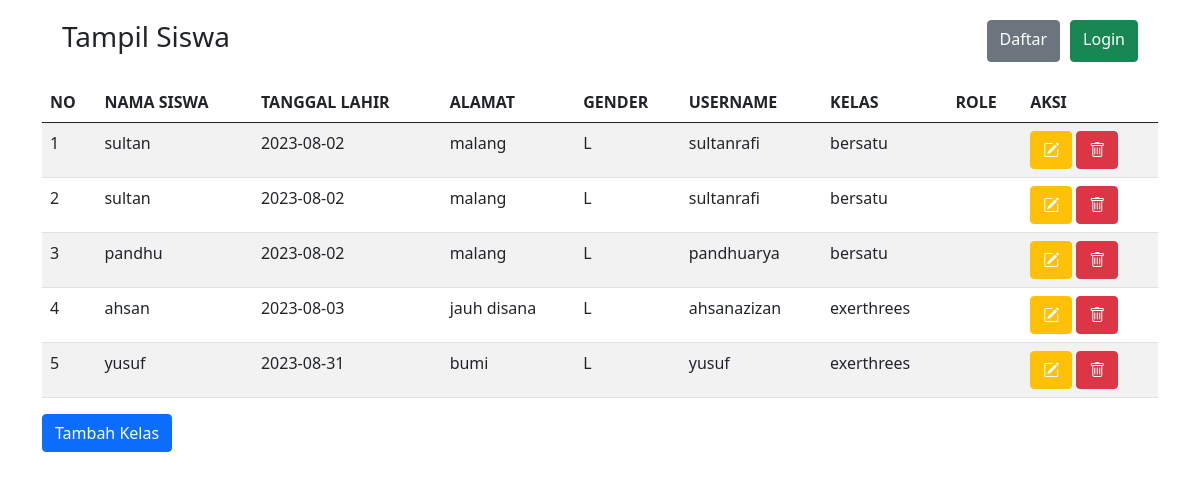
/frontend/tampil_siswa.php, run on an earlier commit of the app's database.
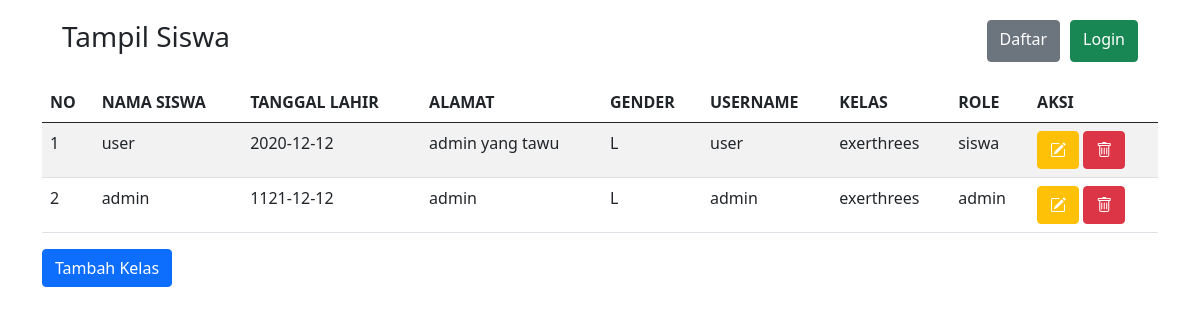
And on a later commit of the database.
### tables this page shows
CREATE TABLE `siswa` (
  `id_siswa` int(11) NOT NULL,
  `nama_siswa` varchar(100) NOT NULL,
  `tanggal_lahir` date NOT NULL,
  `gender` enum('L','P') NOT NULL,
  `alamat` text NOT NULL,
  `username` varchar(255) DEFAULT NULL,
  `password` varchar(255) DEFAULT NULL,
  `id_kelas` int(11) NOT NULL,
  `role` enum('siswa','admin') NOT NULL
);

CREATE TABLE `kelas` (
  `id_kelas` int(11) NOT NULL,
  `nama_kelas` varchar(20) NOT NULL,
  `kelompok` varchar(20) NOT NULL
);

### frontend/tampil_siswa.php (the view, shortened to what this page needs)
<!DOCTYPE html>
<html>
<head>
    <link rel="stylesheet" href="https://cdn.jsdelivr.net/npm/bootstrap-icons@1.11.1/font/bootstrap-icons.css">
    <link href="https://cdn.jsdelivr.net/npm/bootstrap@5.0.1/dist/css/bootstrap.min.css" rel="stylesheet"
>
</head>
<body class="container">
    <div style="padding: 20px; display: flex; justify-content: space-between;">
        <h3>Tampil Siswa</h3>
        <div style="display: flex; gap: 10px;">
            <a href="tambah_siswa.php" class="btn btn-secondary">Daftar</a>
            <a href="login.php" class="btn btn-success">Login</a>
        </div>
    </div>
    <table class="table table-hover table-striped">
        <thead>
            <tr>
                <th>NO</th>
                <th>NAMA SISWA</th>
                <th>TANGGAL LAHIR</th>
                <th>ALAMAT</th>
                <th>GENDER</th>
                <th>USERNAME</th>
                <th>KELAS</th>
                <th>ROLE</th>
                <th>AKSI</th>
            </tr>
        </thead>
        <tbody>
            <?php
            include "../connect.php";
            $qry_siswa = mysqli_query($conn, "SELECT * FROM siswa JOIN kelas ON kelas.id_kelas = siswa.id_kelas");
            $no = 0;
            while ($data_siswa = mysqli_fetch_array($qry_siswa)) {
                $no++; ?>
                <tr>
                    <td>
                        <?= $no ?>
                    </td>
                    <td>
                        <?= $data_siswa['nama_siswa'] ?>
                    </td>
                    <td>
                        <?= $data_siswa['tanggal_lahir'] ?>
                    </td>
                    <td>
                        <?= $data_siswa['alamat'] ?>
                    </td>
                    <td>
                        <?= $data_siswa['gender'] ?>
                    </td>
                    <td>
                        <?= $data_siswa['username'] ?>
                    </td>
                    <td>
                        <?= $data_siswa['nama_kelas'] ?>
                    </td>
                    <td>
                        <?= $data_siswa['role'] ?>
                    </td>
                    <td>
                        <a href="ubah_siswa.php?id_siswa=<?= $data_siswa['id_siswa'] ?>"
                            class="btn btn-warning text-white"><i class="bi bi-pencil-square"></i></a>
                        <a href="../backend/proses_hapus_siswa.php?id_siswa=<?= $data_siswa['id_siswa'] ?>"
                            onclick="return confirm('Apakah anda yakin menghapus data ini?')" class="btn btn-danger"><i
                                class="bi bi-trash"></i></a>
                    </td>
                </tr>
                <?php
            }
            ?>
        </tbody>
    </table>
    <a href="tambah_kelas.php" class="btn btn-primary">Tambah Kelas</a>
</body>
</html>

What changed in the data, as far as the page shows it:
removed siswa: nama_siswa "sultan", tanggal_lahir "2023-08-02", alamat "malang", gender "L", username "sultanrafi", id_kelas.nama_kelas "bersatu"
removed siswa: nama_siswa "sultan", tanggal_lahir "2023-08-02", alamat "malang", gender "L", username "sultanrafi", id_kelas.nama_kelas "bersatu"
removed siswa: nama_siswa "pandhu", tanggal_lahir "2023-08-02", alamat "malang", gender "L", username "pandhuarya", id_kelas.nama_kelas "bersatu"
removed siswa: nama_siswa "ahsan", tanggal_lahir "2023-08-03", alamat "jauh disana", gender "L", username "ahsanazizan", id_kelas.nama_kelas "exerthrees"
removed siswa: nama_siswa "yusuf", tanggal_lahir "2023-08-31", alamat "bumi", gender "L", username "yusuf", id_kelas.nama_kelas "exerthrees"
added siswa: nama_siswa "user", tanggal_lahir "2020-12-12", alamat "admin yang tawu", gender "L", username "user", id_kelas.nama_kelas "exerthrees", role "siswa"
added siswa: nama_siswa "admin", tanggal_lahir "1121-12-12", alamat "admin", gender "L", username "admin", id_kelas.nama_kelas "exerthrees", role "admin"
